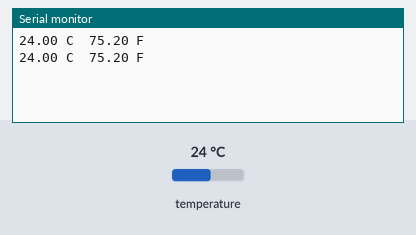
The sketch below on a simulated Arduino Uno, built with avr-gcc and run on an emulated ATmega328P. Parts: the last lines printed to the serial monitor. The inputs (shaded band) are chosen by the test bench; at power-on: temperature 24 °C.

Above: at 2.3 s.
2.4 s: temperature set to 12 °C
At 2.4 s:
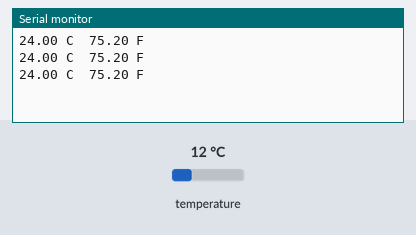
3.9 s: temperature set to 19 °C
At 3.9 s:
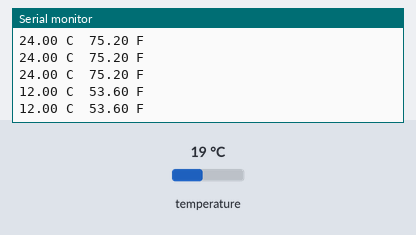
Timing chart, 0 to 6.9 s (numbered marks = the images above; inputs shaded):
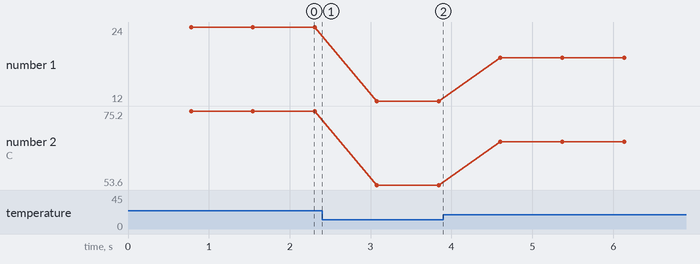

The sketch:

LcdCode.ino
```cpp
#include <OneWire.h>
#include <DallasTemperature.h>

#define ONE_WIRE_BUS 2

OneWire oneWire(ONE_WIRE_BUS);
DallasTemperature sensors(&oneWire);

float Celsius = 0;
float Fahrenheit = 0;

void setup() {
  sensors.begin();
  Serial.begin(9600);
}

void loop() {
  sensors.requestTemperatures();

  Celsius = sensors.getTempCByIndex(0);

  // DO NOT PRINT IF SENSOR IS DISCONNECTED
  if (Celsius == DEVICE_DISCONNECTED_C) {
    // do nothing
    return;
  }

  Fahrenheit = sensors.toFahrenheit(Celsius);

  Serial.print(Celsius);
  Serial.print(" C  ");
  Serial.print(Fahrenheit);
  Serial.println(" F");
}
```

Measured:
- plotted number 1: 24 → 12 after the input at 2.4 s, 12 → 19 after the input at 3.9 s
- plotted number 2: 75.2 → 53.6 after the input at 2.4 s, 53.6 → 66.2 after the input at 3.9 s
